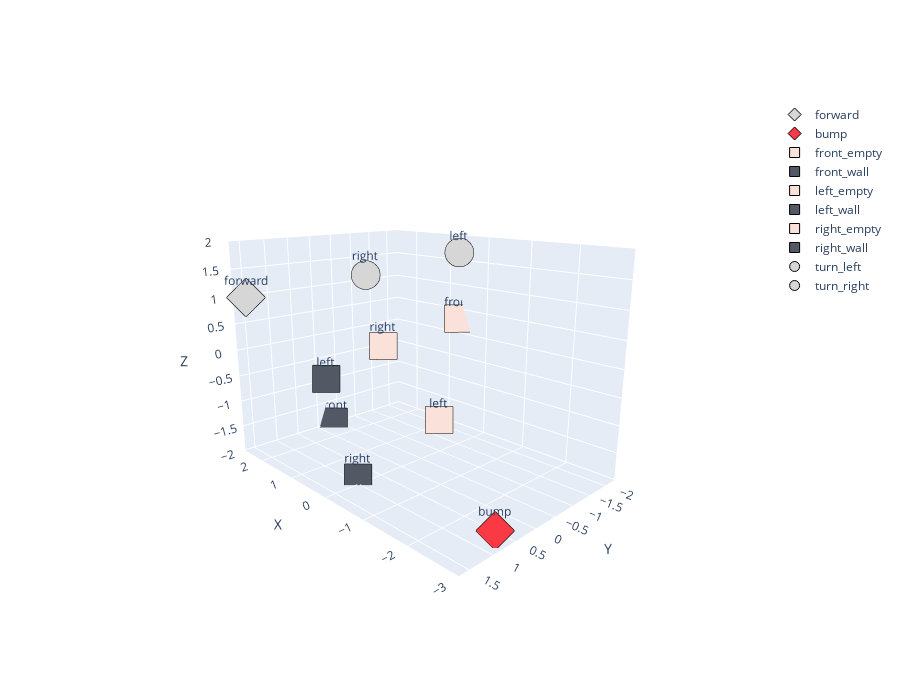

Here is the notebook cell this chart was saved with:
### Markdown cell above
# Visualisation

### Code cell
import matplotlib.pyplot as plt
from mpl_toolkits.mplot3d import Axes3D
import plotly.graph_objects as go

# Liste de formes de marqueurs disponibles dans Plotly
marker_symbols = ['diamond', 'diamond', 'square', 'square', 'square', 'square','square', 'square', 'circle', 'cross', 'circle', 'cross']
# Couleurs (différentes pour chaque token)
marker_colors = ['#D6D6D6', '#F93943', '#FAE2DB', '#535865', '#FAE2DB', '#535865', '#FAE2DB', '#535865', '#D6D6D6', '#D6D6D6', '#D6D6D6', '#D6D6D6']

def plotly_embedding(agent):
    # Extraire les vecteurs d'embedding
    embedding_weights = agent._lstm.embedding.weight.data        
    # Récupérer les coordonnées
    x = embedding_weights[:, 0].numpy()
    y = embedding_weights[:, 1].numpy()
    z = embedding_weights[:, 2].numpy()
    labels = ['forward', 'bump', 'front_empty', 'front_wall', 'left_empty', 'left_wall','right_empty', 'right_wall', 'turn_left', 'turn_left', 'turn_right', 'turn_righ']
    tags = ['forward', 'bump', 'front', 'front', 'left', 'left','right', 'right', 'left', '', 'right', '']
    #labels = [f"Token {i}" for i in range(agent._lstm.len_vocab)]
    # Créer une figure Plotly
    fig = go.Figure()
    
    for i in range(agent._lstm.len_vocab):
        # Exclude the turn wall interactions
        if i in [9, 11]:
            continue
        fig.add_trace(go.Scatter3d(
            x=[x[i]],
            y=[y[i]],
            z=[z[i]],
            mode='markers+text',
            name=labels[i],
            marker=dict(
                size=10,
                color=marker_colors[i],
                symbol=marker_symbols[i],
                line=dict(width=1, color='black')
            ),
            text= tags[i],
            textposition='top center'
        ))    
    fig.update_layout(
        # title='Visualisation 3D des embeddings',
        width=900,
        height=700,
        scene=dict(
            xaxis_title='X',
            yaxis_title='Y',
            zaxis_title='Z'
        )
    )  
    # Affichage interactif
    fig.show(config={"toImageButtonOptions": {"format": "svg"}}) # Spécifie le format de sauvegarde associé au bouton "download" 

plotly_embedding(a)

### Figure 1 — Plotly figure (JSON) as saved in the notebook; plotly's stock layout.template omitted (floating-point values rounded to 4 significant figures)
{"data": [{"marker": {"color": "#D6D6D6", "line": {"color": "black", "width": 1}, "size": 10, "symbol": "diamond"}, "mode": "markers+text", "name": "forward", "text": "forward", "textposition": "top center", "type": "scatter3d", "x": [2.388], "y": [1.583], "z": [1.013]}, {"marker": {"color": "#F93943", "line": {"color": "black", "width": 1}, "size": 10, "symbol": "diamond"}, "mode": "markers+text", "name": "bump", "text": "bump", "textposition": "top center", "type": "scatter3d", "x": [-2.841], "y": [0.7877], "z": [-1.782]}, {"marker": {"color": "#FAE2DB", "line": {"color": "black", "width": 1}, "size": 10, "symbol": "square"}, "mode": "markers+text", "name": "front_empty", "text": "front", "textposition": "top center", "type": "scatter3d", "x": [0.6707], "y": [-2.183], "z": [0.3322]}, {"marker": {"color": "#535865", "line": {"color": "black", "width": 1}, "size": 10, "symbol": "square"}, "mode": "markers+text", "name": "front_wall", "text": "front", "textposition": "top center", "type": "scatter3d", "x": [2.464], "y": [-0.2746], "z": [-1.899]}, {"marker": {"color": "#FAE2DB", "line": {"color": "black", "width": 1}, "size": 10, "symbol": "square"}, "mode": "markers+text", "name": "left_empty", "text": "left", "textposition": "top center", "type": "scatter3d", "x": [-0.3037], "y": [-0.6494], "z": [-1.19]}, {"marker": {"color": "#535865", "line": {"color": "black", "width": 1}, "size": 10, "symbol": "square"}, "mode": "markers+text", "name": "left_wall", "text": "left", "textposition": "top center", "type": "scatter3d", "x": [0.01201], "y": [1.587], "z": [0.01686]}, {"marker": {"color": "#FAE2DB", "line": {"color": "black", "width": 1}, "size": 10, "symbol": "square"}, "mode": "markers+text", "name": "right_empty", "text": "right", "textposition": "top center", "type": "scatter3d", "x": [0.7136], "y": [-0.2033], "z": [0.1011]}, {"marker": {"color": "#535865", "line": {"color": "black", "width": 1}, "size": 10, "symbol": "square"}, "mode": "markers+text", "name": "right_wall", "text": "right", "textposition": "top center", "type": "scatter3d", "visible": true, "x": [0.02056], "y": [1.008], "z": [-1.895]}, {"marker": {"color": "#D6D6D6", "line": {"color": "black", "width": 1}, "size": 10, "symbol": "circle"}, "mode": "markers+text", "name": "turn_left", "text": "left", "textposition": "top center", "type": "scatter3d", "visible": true, "x": [-0.7144], "y": [-0.6735], "z": [1.882]}, {"marker": {"color": "#D6D6D6", "line": {"color": "black", "width": 1}, "size": 10, "symbol": "circle"}, "mode": "markers+text", "name": "turn_right", "text": "right", "textposition": "top center", "type": "scatter3d", "visible": true, "x": [0.3266], "y": [0.4843], "z": [1.516]}], "layout": {"height": 700, "scene": {"aspectmode": "auto", "aspectratio": {"x": 1.254, "y": 0.8916, "z": 0.8941}, "camera": {"center": {"x": 0, "y": 0, "z": 0}, "eye": {"x": -1.7, "y": 1.641, "z": 0.6678}, "projection": {"type": "perspective"}, "up": {"x": 0, "y": 0, "z": 1}}, "xaxis": {"title": {"text": "X"}, "type": "linear"}, "yaxis": {"title": {"text": "Y"}, "type": "linear"}, "zaxis": {"title": {"text": "Z"}, "type": "linear"}}, "width": 900}}
